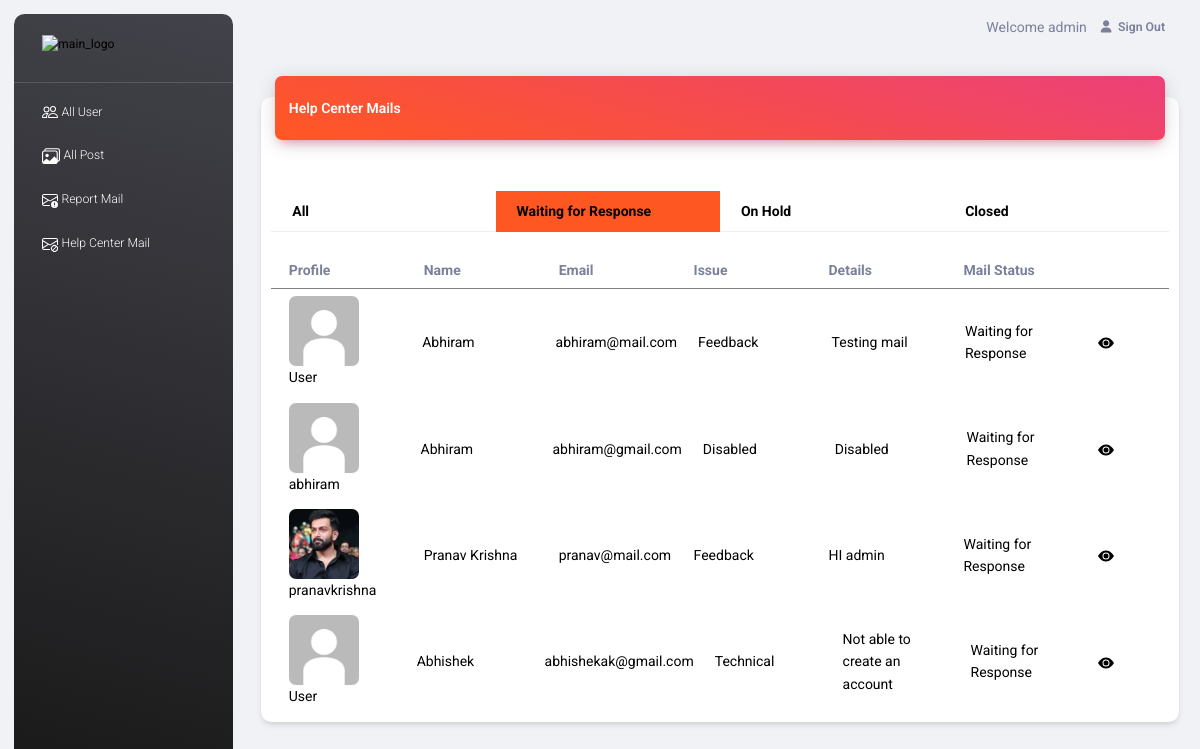
Page /admin_app/help_mail/ (signed in) on the committed database.
### Frontend/models.py (models this page shows)
class HelpCenterDB(models.Model):
    UserId = models.ForeignKey(RegisterDB, on_delete=models.CASCADE, null=True, blank=True)
    Name = models.CharField(max_length=100, null=True, blank=True)
    Email = models.CharField(max_length=100, null=True, blank=True)
    Issue = models.CharField(max_length=50, null=True, blank=True)
    Details = models.CharField(max_length=100, null=True, blank=True)
    created_at = models.DateTimeField(auto_now_add=True)
    MailComment = models.CharField(max_length=100, null=True, blank=True)
    MailStatus = models.IntegerField(default=0)

class RegisterDB(models.Model):
    UserId = models.AutoField(primary_key=True)
    Name = models.CharField(max_length=50, null=True, blank=True)
    Username = models.CharField(max_length=50, null=True, blank=True)
    Email = models.CharField(max_length=70, null=True, blank=True)
    Password = models.CharField(max_length=20, null=True, blank=True)
    DP = models.ImageField(upload_to="DP", default='default.jpg')
    Account_created = models.DateTimeField(auto_now_add=True)
    Status = models.IntegerField(default=0)

### admin_app/views.py (the view)
# urls.py: path('help_mail/', views.help_mail, name="help_mail"),
def help_mail(request):
    if 'username' in request.session:
        mails = HelpCenterDB.objects.all()
        waiting = HelpCenterDB.objects.filter(MailStatus=0)
        hold = HelpCenterDB.objects.filter(MailStatus=1)
        closed = HelpCenterDB.objects.filter(MailStatus=2)
        context = {
            'mails': mails,
            'waiting': waiting,
            'hold': hold,
            'closed': closed
        }
        return render(request, "help_mail.html", context)
    else:
        return redirect(admin_login)

### admin_app/templates/help_mail.html (shortened to what this page needs)
<!DOCTYPE html>
{% extends 'index.html' %}
{% block content %}
{% load static %}
<html lang="en">
<head>
</head>
<body>
<div class="container-fluid py-4">
    <div class="row">
        <div class="col-12">
            <div class="card my-4">
                <div class="card-header p-0 position-relative mt-n4 mx-3 z-index-2">
                    <div class="bg-gradient-primary shadow-primary border-radius-lg pt-4 pb-3">
                        <div class="row justify-content-between">
                            <div class="col-3">
                                <h6 class="text-white text-capitalize ps-3">Help Center Mails</h6>
                            </div>
                        </div>
                    </div>
                </div>
                <div class="card-body pb-2">
                    <div class="full inner_elements margin_top_30">
                        <div class="tab_style2">
                            <div class="tabbar">
                                <nav>
                                    <div class="row nav nav-tabs" id="nav-tab" role="tablist">
                                        <a aria-selected="false" class="col nav-item nav-link" data-toggle="tab"
                                           href="#all_mail" id="nav-all-tab" role="tab"><strong>All</strong></a>
                                        <a aria-selected="true" class=" col nav-item nav-link active" data-toggle="tab"
                                           href="#waiting_mail" id="nav-ongoing-tab" role="tab"><strong>
                                            Waiting for Response </strong></a>
                                        <a aria-selected="true" class=" col nav-item nav-link" data-toggle="tab"
                                           href="#pending_mail" id="nav-pending-tab" role="tab"><strong>
                                            On Hold </strong></a>
                                        <a aria-selected="false" class="col nav-item nav-link" data-toggle="tab"
                                           href="#closed_mail" id="nav-closed-tab" role="tab"><strong>
                                            Closed </strong></a>
                                    </div>
                                </nav>
                                <div class="tab-content" id="nav-tabContent">
                                    <div aria-labelledby="nav-ongoing-tab" class="tab-pane fade show active"
                                         id="waiting_mail"
                                         role="tabpanel">
                                        <div class="msg_list_main">
                                            <div>
                                                <div class="row p-2" style="border-bottom: 1px solid grey;">
                                                    <div class="col">
                                                        <b style="font-size:14px;">Profile</b>
                                                    </div>
                                                    <div class="col">
                                                        <b style="font-size:14px;">Name</b>
                                                    </div>
                                                    <div class="col">
                                                        <b style="font-size:14px;">Email</b>
                                                    </div>
                                                    <div class="col">
                                                        <b style="font-size:14px;">Issue</b>
                                                    </div>
                                                    <div class="col">
                                                        <b style="font-size:14px;">Details</b>
                                                    </div>
                                                    <div class="col">
                                                        <b style="font-size:14px;">Mail Status</b>
                                                    </div>
                                                    <div class="col-1">
                                                    </div>
                                                </div>
                                                {% for i in waiting %}
                                                <div class="row p-2 list-row align-items-center">
                                                    <div class="col">
                                                        {% if i.UserId_id %}
                                                        <a href="{% url 'user_profile' dataid=i.UserId_id %}">
                                                            <img alt="user1"
                                                                 class="avatar me-3 border-radius-lg"
                                                                 src="{{i.UserId.DP.url}}"
                                                                 style="height:70px; width:70px;">
                                                            {{i.UserId.Username}}</a>
                                                        {% else %}
                                                        <img alt="user1"
                                                             class="avatar me-3 border-radius-lg"
                                                             src="{% static 'asset/img/default.jpg' %}"
                                                             style="height:70px; width:70px;">
                                                        User
                                                        {% endif %}
                                                    </div>
                                                    <div class="col">
                                                        <a>{{i.Name}}</a>
                                                    </div>
                                                    <div class="col">
                                                        <a>{{i.Email}}</a>
                                                    </div>
                                                    <div class="col">
                                                        <a>{{i.Issue}}</a>
                                                    </div>
                                                    <div class="col">
                                                        <a>{{i.Details}}</a>
                                                    </div>
                                                    <div class="col">
                                                        {% if i.MailStatus == 0 %}
                                                        Waiting for Response
                                                        {% elif i.MailStatus == 1 %}
                                                        On Hold
                                                        {% else %}
                                                        Closed
                                                        {% endif %}
                                                    </div>
                                                    <div class="col-1">
                                                        <a href="{% url 'help_mail_detail' dataid=i.id %}">
                                                            <svg class="bi bi-eye-fill" fill="currentColor"
                                                                 height="16" viewBox="0 0 16 16" width="16"
                                                                 xmlns="http://www.w3.org/2000/svg">
                                                                <path d="M10.5 8a2.5 2.5 0 1 1-5 0 2.5 2.5 0 0 1 5 0"/>
                                                                <path d="M0 8s3-5.5 8-5.5S16 8 16 8s-3 5.5-8 5.5S0 8 0 8m8 3.5a3.5 3.5 0 1 0 0-7 3.5 3.5 0 0 0 0 7"/>
                                                            </svg>
                                                        </a>
                                                    </div>
                                                </div>
                                                {% endfor %}
                                            </div>
                                        </div>
                                    </div>
                                </div>
                            </div>
                        </div>
                    </div>
                </div>
            </div>
        </div>
    </div>
</div>
</body>
</html>
{% endblock %}

### admin_app/static/asset/css/custom-admin.css (style rules this page uses)
.list-row { color:black; }

### Frontend/static/assets/style.css (style rules this page uses)
* { margin: 0; padding: 0; outline: none !important; }
html, body { color: #898989; font-size: 14px; font-family: 'Poppins', sans-serif; line-height: normal; font-weight: 300; overflow-x: hidden !important; }
a { color: #1f1f1f; text-decoration: none !important; outline: none !important; -webkit-transition: all .3s ease-in-out; -moz-transition: all .3s ease-in-out; -ms-transition: all .3s ease-in-out; -o-transition: all .3s ease-in-out; transition: all .3s ease-in-out; }
h1, h2, h3, h4, h5, h6 { letter-spacing: 0; font-weight: normal; position: relative; padding: 0; font-weight: normal; line-height: normal; color: #1f1f1f; margin: 0 }
h6 { font-size: 13px }
a { color: #898989; text-decoration: none; outline: none; }
a, .btn { text-decoration: none !important; outline: none !important; -webkit-transition: all .3s ease-in-out; -moz-transition: all .3s ease-in-out; -ms-transition: all .3s ease-in-out; -o-transition: all .3s ease-in-out; transition: all .3s ease-in-out; }
.full { width: 100%; float: left; }
.margin_top_30 { margin-top: 30px; }
.msg_list_main { float: left; width: 100%; }
.tabbar { float: left; width: 100%; }
.tab-content { padding: 20px 0; }
.tabbar .nav-tabs { border-bottom: solid #eee 1px; }
.tabbar nav div.nav-tabs .nav-link { border-radius: 0; padding: 8px 20px; font-size: 14px; font-weight: 300; }
.tab_style2 .tabbar nav div.nav-tabs .nav-link.active { background: #ff5722; color: #fff; border-color: #ff5722; }

### admin_app/templates/help_mail.html (style rules this page uses)
a { text-decoration: none !important; color: black !important; }

### rows in the picture
HelpCenterDB: Name "Abhiram", Email "abhiram@mail.com", Issue "Feedback", Details "Testing mail", MailStatus "Waiting for Response"
HelpCenterDB: UserId.DP (placeholder picture), UserId.Username "abhiram", Name "Abhiram", Email "abhiram@gmail.com", Issue "Disabled", Details "Disabled", MailStatus "Waiting for Response"
HelpCenterDB: UserId.DP (picture), UserId.Username "pranavkrishna", Name "Pranav Krishna", Email "pranav@mail.com", Issue "Feedback", Details "HI admin", MailStatus "Waiting for Response"
HelpCenterDB: Name "Abhishek", Email "abhishekak@gmail.com", Issue "Technical", Details "Not able to create an account", MailStatus "Waiting for Response"

### other values in the picture
{{ request.session.username }} "admin"
